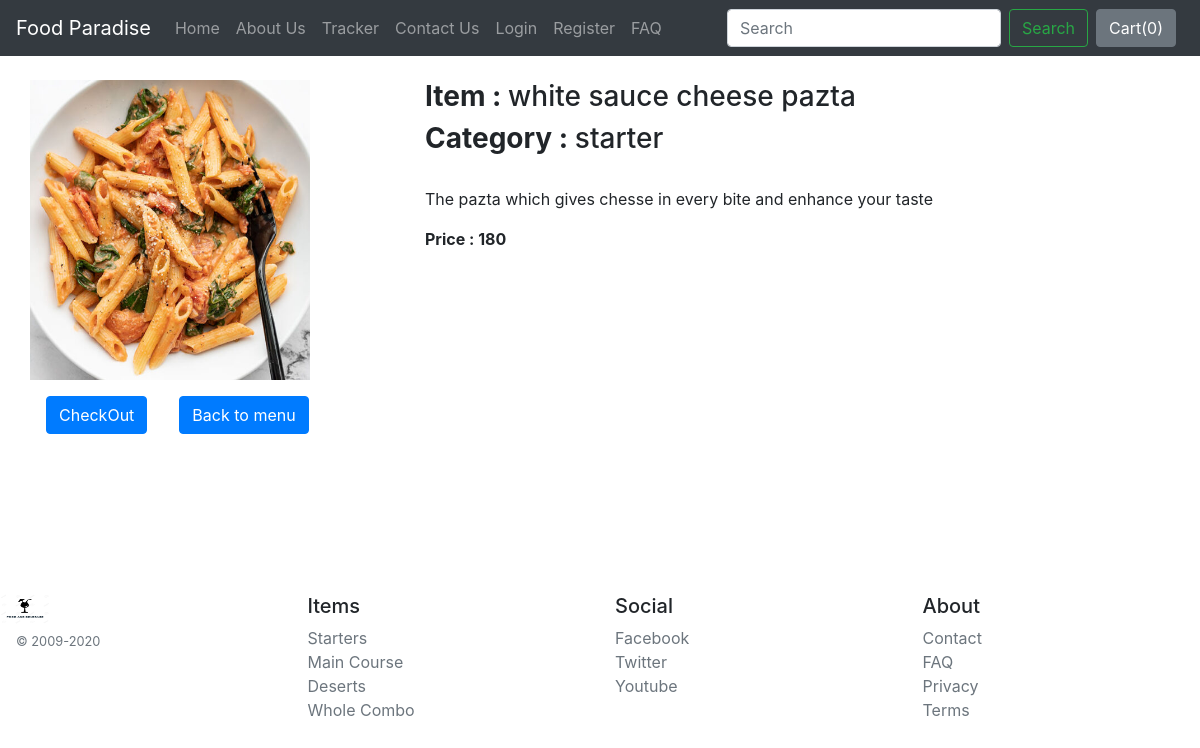
Screenshot of /shop/products/2 with the database file from the repository.
### shop/models.py (models this page shows, shortened)
class Product(models.Model):
    id = models.AutoField(primary_key=True)
    product_name = models.CharField(max_length=50)
    category = models.CharField(max_length=50, default="")
    price = models.IntegerField(default=int('100'),null=True)
    desc = models.CharField(max_length=3000)
    image = models.ImageField(upload_to='shop/images', default="")

### shop/views.py (the view)
# urls.py: path("products/<int:id>", views.productview,name="ProductView"),
def productview(request,id):
     product =Product.objects.filter(id=id)
     return render(request,"prodview.html",{'product':product[0]})

### templates/prodview.html (shortened to what this page needs)
{% extends 'base.html' %}
{% block body %}
<div class="container my-4">
    <div class="row">
        <div class="col-md-4">
            <div class="row">
               <img src="/media/{{product.image}}" width="280" height="300" alt="">
            </div>
            <div class="row">
              <a href="/shop/checkout/"><button class="btn btn-primary my-3 mx-3">CheckOut</button></a>
                <a href="/shop/"><button class="btn btn-primary my-3 mx-3">Back to menu</button></a>
            </div>
        </div>
        <div class="col-md-8">
            <h3><b>Item : </b>{{product.product_name}}</h3>
            <h3><b>Category : </b>{{product.category}}</h3><br>
            <p>{{product.desc}}</p>
            <p><b>Price : {{product.price}}</b></p>
        </div>
    </div>
</div>
{% endblock %}

### rows the page displays
Product: image (picture), product_name "white sauce cheese pazta", category "starter", desc "The pazta which gives chesse in every bite and enhance your taste", price "180"
